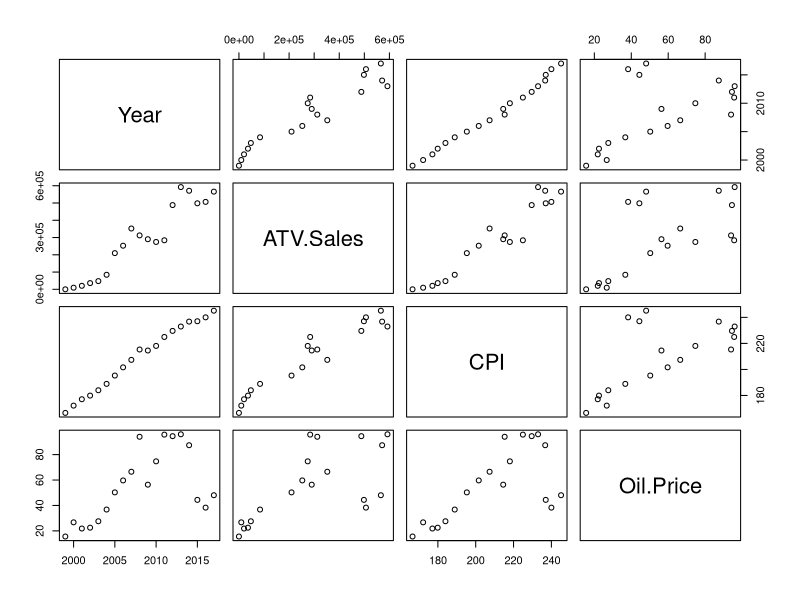
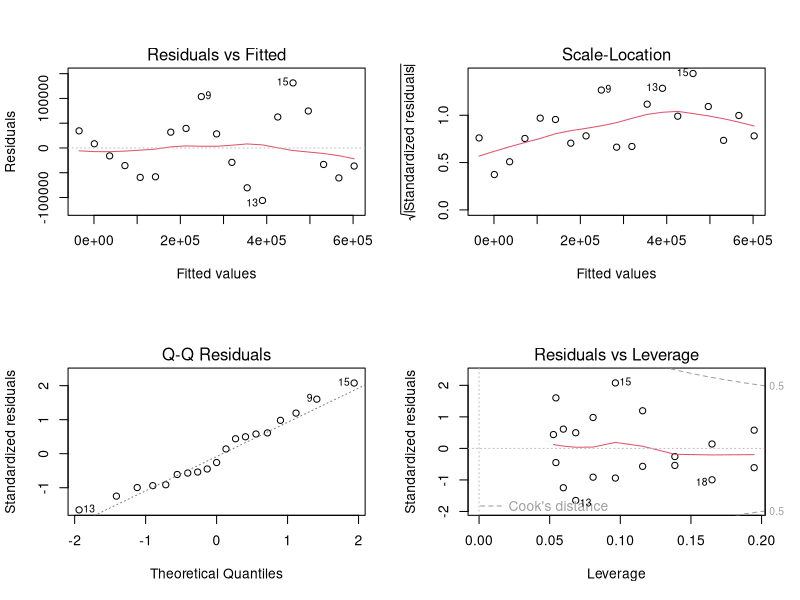
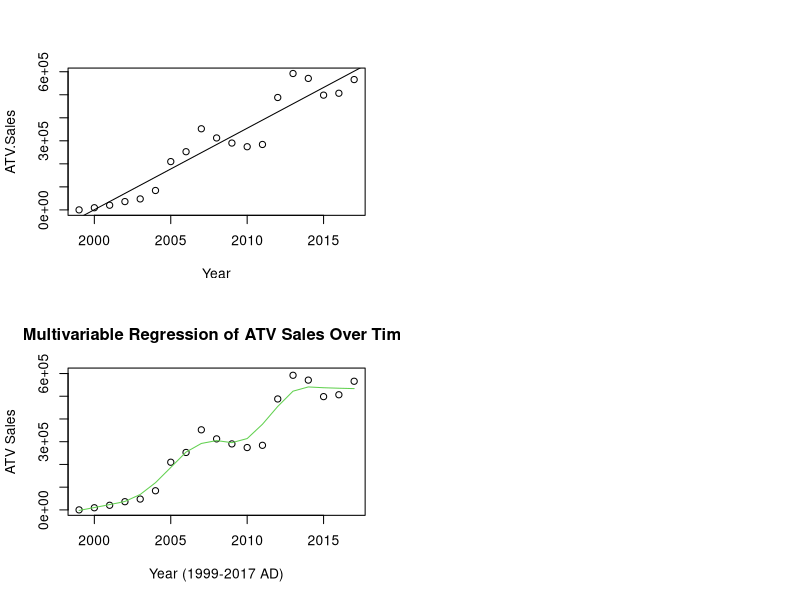

The R script that drew these images, in order:
setwd("/media/sf_AIT-580")#Set working directory to access files and store data.
cardata <- read.csv("Project_data.csv") #Upload the data
par(mfrow=c(2,2)) #Helps to display multiple plots on one screen.
cor(cardata) #Shows correlation data for variables.
pairs(cardata)#Scatterplots showing variable relations
lm_cardata = lm(ATV.Sales ~ Year, data=cardata) #Create the linear regression
summary(lm_cardata) #Review results for the linear regression
plot(lm_cardata) #Displays plots for regression evaluation metrics
plot(ATV.Sales ~ Year, data=cardata) #Scatterplot of ATV Sales across Years
abline(lm_cardata)#Displays simple Linear regression projection on scatterplot

model1 <- lm(ATV.Sales ~ Year * CPI, data=cardata)#Adding variable Consumer Price Index (CPI) to the Regression
summary(model1)#Summary shows better R-squared value, with still acceptable p-value
model2 <- lm(ATV.Sales ~ Year * CPI * Oil.Price, data=cardata)#Adding Oil Price variable
summary(model2)#Improves R-squared value slightly but significantly negatively effects p-value

plot(ATV.Sales ~ Year, data=cardata, main="Multivariable Regression of ATV Sales Over Time",
     xlab="Year (1999-2017 AD)", ylab="ATV Sales",
     xlim=c(1999, 2017), ylim=c(0, 600000))
lines(lowess(cardata$ATV.Sales ~ cardata$Year, f=0.4), col=11)

